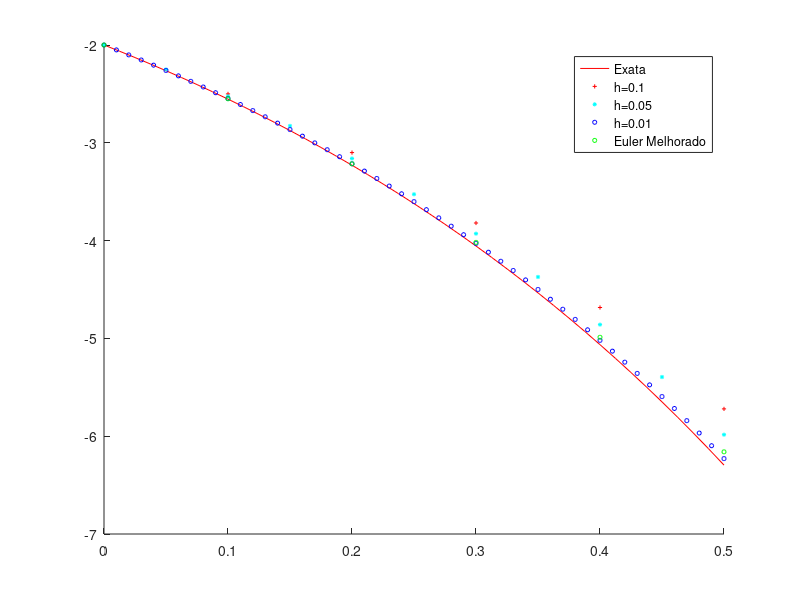

Write the MATLAB code that produced this figure.
disp("Método de Euler para resolução aproximada de EDOs:");
disp("y' = 2y - 1, t in (a, b]");
disp("y(a) = -2");

clear all
clc

y0 = -2;
a  = 0;
b  = 0.5;
ha = 0.1;
hb = 0.05;
hc = 0.01;

N1a = (b - a)/ha;
N1b = (b - a)/hb;
N1c = (b - a)/hc;
N2  = 10*(N1a-1);

phi(1) = y0;
ya(1)  = y0;
xa(1)  = y0;
yb(1)  = y0;
yc(1)  = y0;

t1a = linspace(a, b, N1a+1);
t1b = linspace(a, b, N1b+1);
t1c = linspace(a, b, N1c+1);
t2  = linspace(a, b, N2+1 );


for i = 1:N2
    phi(i+1) = 1/2 - 5/2*exp(2*t2(i+1));
end

for i = 1:N1a
    t = t1a(i); y = ya(i); h = ha;

    ya(i+1) = y + (2*y - 1)*h;
    xa(i+1) = xa(i) + ((2*xa(i) - 1)+(2*ya(i+1) - 1))*h/2;
end

for i = 1:N1b
    t = t1b(i); y = yb(i); h = hb;

    yb(i+1) = y + (2*y - 1)*h;
end

for i = 1:N1c
    t = t1c(i); y = yc(i); h = hc;

    yc(i+1) = y + (2*y - 1)*h;
end

hold on
plot(t2, phi,"-r")
plot(t1a, ya, "r+", "markersize", 3)
plot(t1b, yb, "c*", "markersize", 3)
plot(t1c, yc, "ob", "markersize", 3)
plot(t1a, xa, "og", "markersize", 3);
hold off

legend('Exata', 'h=0.1', 'h=0.05', 'h=0.01', 'Euler Melhorado');
